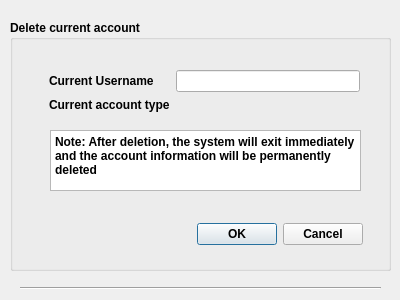
<?xml version="1.0" encoding="UTF-8"?>
<ui version="4.0">
 <class>Form</class>
 <widget class="QWidget" name="Form">
  <property name="geometry">
   <rect>
    <x>0</x>
    <y>0</y>
    <width>400</width>
    <height>300</height>
   </rect>
  </property>
  <property name="windowTitle">
   <string>Form</string>
  </property>
  <widget class="QGroupBox" name="groupBox">
   <property name="geometry">
    <rect>
     <x>10</x>
     <y>20</y>
     <width>381</width>
     <height>251</height>
    </rect>
   </property>
   <property name="font">
    <font>
     <weight>75</weight>
     <bold>true</bold>
    </font>
   </property>
   <property name="title">
    <string>Delete current account</string>
   </property>
   <property name="flat">
    <bool>true</bool>
   </property>
   <widget class="QDialogButtonBox" name="buttonBox">
    <property name="geometry">
     <rect>
      <x>160</x>
      <y>200</y>
      <width>193</width>
      <height>28</height>
     </rect>
    </property>
    <property name="standardButtons">
     <set>QDialogButtonBox::Cancel|QDialogButtonBox::Ok</set>
    </property>
   </widget>
   <widget class="QWidget" name="formLayoutWidget">
    <property name="geometry">
     <rect>
      <x>39</x>
      <y>50</y>
      <width>311</width>
      <height>51</height>
     </rect>
    </property>
    <layout class="QFormLayout" name="formLayout">
     <item row="0" column="0">
      <widget class="QLabel" name="label">
       <property name="text">
        <string>Current Username</string>
       </property>
      </widget>
     </item>
     <item row="0" column="1">
      <widget class="QLineEdit" name="currentnameline">
       <property name="readOnly">
        <bool>true</bool>
       </property>
      </widget>
     </item>
     <item row="1" column="0">
      <widget class="QLabel" name="label_2">
       <property name="text">
        <string>Current account type</string>
       </property>
      </widget>
     </item>
     <item row="1" column="1">
      <widget class="QLabel" name="currenttypeline">
       <property name="text">
        <string/>
       </property>
      </widget>
     </item>
    </layout>
   </widget>
   <widget class="QPlainTextEdit" name="plainTextEdit">
    <property name="geometry">
     <rect>
      <x>40</x>
      <y>110</y>
      <width>311</width>
      <height>61</height>
     </rect>
    </property>
    <property name="readOnly">
     <bool>true</bool>
    </property>
    <property name="plainText">
     <string>Note: After deletion, the system will exit immediately and the account information will be permanently deleted</string>
    </property>
   </widget>
  </widget>
  <widget class="Line" name="line">
   <property name="geometry">
    <rect>
     <x>20</x>
     <y>280</y>
     <width>361</width>
     <height>16</height>
    </rect>
   </property>
   <property name="orientation">
    <enum>Qt::Horizontal</enum>
   </property>
  </widget>
 </widget>
 <resources/>
 <connections/>
</ui>
